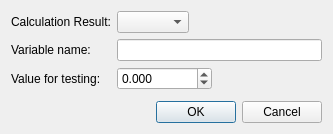
<?xml version="1.0" encoding="UTF-8"?>
<ui version="4.0">
 <class>v4PostCalculatedResultArgumentEditDialog</class>
 <widget class="QDialog" name="v4PostCalculatedResultArgumentEditDialog">
  <property name="geometry">
   <rect>
    <x>0</x>
    <y>0</y>
    <width>333</width>
    <height>134</height>
   </rect>
  </property>
  <property name="windowTitle">
   <string>Edit Simple Operation Result Variable</string>
  </property>
  <layout class="QVBoxLayout" name="verticalLayout">
   <item>
    <layout class="QGridLayout" name="gridLayout">
     <item row="0" column="0">
      <widget class="QLabel" name="resultLabel">
       <property name="text">
        <string>Calculation Result:</string>
       </property>
      </widget>
     </item>
     <item row="0" column="1">
      <layout class="QHBoxLayout" name="horizontalLayout">
       <item>
        <widget class="QComboBox" name="resultComboBox"/>
       </item>
       <item>
        <spacer name="horizontalSpacer">
         <property name="orientation">
          <enum>Qt::Horizontal</enum>
         </property>
         <property name="sizeHint" stdset="0">
          <size>
           <width>40</width>
           <height>20</height>
          </size>
         </property>
        </spacer>
       </item>
      </layout>
     </item>
     <item row="1" column="0">
      <widget class="QLabel" name="variableNameLabel">
       <property name="text">
        <string>Variable name:</string>
       </property>
      </widget>
     </item>
     <item row="1" column="1">
      <widget class="QLineEdit" name="variableNameEdit"/>
     </item>
     <item row="2" column="0">
      <widget class="QLabel" name="testValueLabel">
       <property name="text">
        <string>Value for testing:</string>
       </property>
      </widget>
     </item>
     <item row="2" column="1">
      <layout class="QHBoxLayout" name="horizontalLayout_2">
       <item>
        <widget class="QDoubleSpinBox" name="testValueSpinBox">
         <property name="decimals">
          <number>3</number>
         </property>
         <property name="minimum">
          <double>-1000000.000000000000000</double>
         </property>
         <property name="maximum">
          <double>1000000.000000000000000</double>
         </property>
        </widget>
       </item>
       <item>
        <spacer name="horizontalSpacer_2">
         <property name="orientation">
          <enum>Qt::Horizontal</enum>
         </property>
         <property name="sizeHint" stdset="0">
          <size>
           <width>40</width>
           <height>20</height>
          </size>
         </property>
        </spacer>
       </item>
      </layout>
     </item>
    </layout>
   </item>
   <item>
    <spacer name="verticalSpacer">
     <property name="orientation">
      <enum>Qt::Vertical</enum>
     </property>
     <property name="sizeHint" stdset="0">
      <size>
       <width>20</width>
       <height>0</height>
      </size>
     </property>
    </spacer>
   </item>
   <item>
    <widget class="QDialogButtonBox" name="buttonBox">
     <property name="orientation">
      <enum>Qt::Horizontal</enum>
     </property>
     <property name="standardButtons">
      <set>QDialogButtonBox::Cancel|QDialogButtonBox::Ok</set>
     </property>
    </widget>
   </item>
  </layout>
 </widget>
 <resources/>
 <connections>
  <connection>
   <sender>buttonBox</sender>
   <signal>accepted()</signal>
   <receiver>v4PostCalculatedResultArgumentEditDialog</receiver>
   <slot>accept()</slot>
   <hints>
    <hint type="sourcelabel">
     <x>248</x>
     <y>254</y>
    </hint>
    <hint type="destinationlabel">
     <x>157</x>
     <y>274</y>
    </hint>
   </hints>
  </connection>
  <connection>
   <sender>buttonBox</sender>
   <signal>rejected()</signal>
   <receiver>v4PostCalculatedResultArgumentEditDialog</receiver>
   <slot>reject()</slot>
   <hints>
    <hint type="sourcelabel">
     <x>316</x>
     <y>260</y>
    </hint>
    <hint type="destinationlabel">
     <x>286</x>
     <y>274</y>
    </hint>
   </hints>
  </connection>
 </connections>
</ui>
